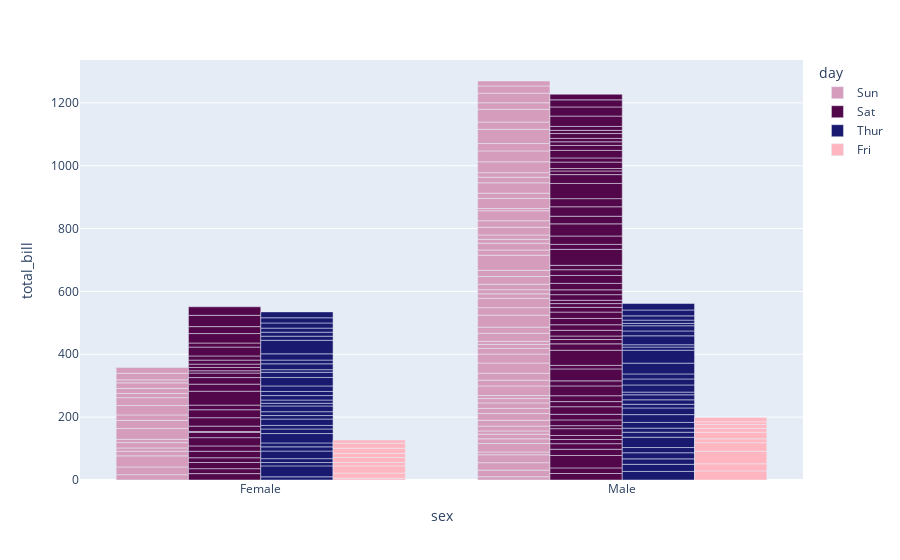

Notebook code cell kept with this figure:
### Code cell
fig = px.bar(tips, x="sex", y="total_bill", color="day", 
                barmode="group",color_discrete_sequence =['#d69cbc','#51074a', '#191970','#ffb6c1'])
fig.show()

### Figure 1 — Plotly figure (JSON) as saved in the notebook; plotly's stock layout.template omitted (floating-point values rounded to 4 significant figures)
{"data": [{"alignmentgroup": "True", "hovertemplate": "day=Sun<br>sex=%{x}<br>total_bill=%{y}<extra></extra>", "legendgroup": "Sun", "marker": {"color": "#d69cbc", "pattern": {"shape": ""}}, "name": "Sun", "offsetgroup": "Sun", "orientation": "v", "showlegend": true, "textposition": "auto", "type": "bar", "x": ["Female", "Male", "Male", "Male", "Female", "Male", "Male", "Male", "Male", "Male", "Male", "Female", "Male", "Male", "Female", "Male", "Female", "Male", "Female", "Male", "Male", "Male", "Male", "Male", "Male", "Male", "Male", "Male", "Male", "Female", "Female", "Male", "Male", "Male", "Male", "Male", "Female", "Female", "Male", "Male", "Male", "Male", "Male", "Male", "Female", "Male", "Female", "Female", "Male", "Male", "Male", "Female", "Male", "Female", "Male", "Male", "Male", "Male", "Male", "Male", "Male", "Male", "Male", "Female", "Male", "Male", "Male", "Male", "Male", "Male", "Male", "Female", "Male", "Female", "Male", "Male"], "xaxis": "x", "y": [16.99, 10.34, 21.01, 23.68, 24.59, 25.29, 8.77, 26.88, 15.04, 14.78, 10.27, 35.26, 15.42, 18.43, 14.83, 21.58, 10.33, 16.29, 16.97, 17.46, 13.94, 9.68, 30.4, 18.29, 22.23, 32.4, 28.55, 18.04, 12.54, 10.29, 34.81, 9.94, 25.56, 19.49, 38.07, 23.95, 25.71, 17.31, 29.93, 14.07, 13.13, 17.26, 24.55, 19.77, 29.85, 48.17, 25, 13.39, 16.49, 21.5, 12.66, 16.21, 13.81, 17.51, 24.52, 20.76, 31.71, 7.25, 31.85, 16.82, 32.9, 17.89, 14.48, 9.6, 34.63, 34.65, 23.33, 45.35, 23.17, 40.55, 20.69, 20.9, 30.46, 18.15, 23.1, 15.69], "yaxis": "y"}, {"alignmentgroup": "True", "hovertemplate": "day=Sat<br>sex=%{x}<br>total_bill=%{y}<extra></extra>", "legendgroup": "Sat", "marker": {"color": "#51074a", "pattern": {"shape": ""}}, "name": "Sat", "offsetgroup": "Sat", "orientation": "v", "showlegend": true, "textposition": "auto", "type": "bar", "x": ["Male", "Male", "Female", "Female", "Male", "Male", "Male", "Male", "Male", "Male", "Female", "Male", "Male", "Female", "Female", "Male", "Male", "Male", "Female", "Male", "Male", "Male", "Male", "Female", "Male", "Male", "Male", "Male", "Male", "Male", "Male", "Male", "Female", "Female", "Male", "Male", "Male", "Female", "Female", "Female", "Female", "Male", "Male", "Female", "Female", "Female", "Male", "Male", "Male", "Male", "Female", "Male", "Female", "Female", "Female", "Male", "Male", "Male", "Male", "Male", "Female", "Male", "Male", "Male", "Female", "Female", "Female", "Male", "Male", "Male", "Female", "Male", "Male", "Female", "Male", "Male", "Male", "Male", "Male", "Male", "Male", "Male", "Female", "Male", "Female", "Male", "Male"], "xaxis": "x", "y": [20.65, 17.92, 20.29, 15.77, 39.42, 19.82, 17.81, 13.37, 12.69, 21.7, 19.65, 9.55, 18.35, 15.06, 20.69, 17.78, 24.06, 16.31, 16.93, 18.69, 31.27, 16.04, 38.01, 26.41, 11.24, 48.27, 20.29, 13.81, 11.02, 18.29, 17.59, 20.08, 16.45, 3.07, 20.23, 15.01, 12.02, 17.07, 26.86, 25.28, 14.73, 10.51, 17.92, 44.3, 22.42, 20.92, 15.36, 20.49, 25.21, 18.24, 14.31, 14, 7.25, 10.59, 10.63, 50.81, 15.81, 26.59, 38.73, 24.27, 12.76, 30.06, 25.89, 48.33, 13.27, 28.17, 12.9, 28.15, 11.59, 7.74, 30.14, 20.45, 13.28, 22.12, 24.01, 15.69, 11.61, 10.77, 15.53, 10.07, 12.6, 32.83, 35.83, 29.03, 27.18, 22.67, 17.82], "yaxis": "y"}, {"alignmentgroup": "True", "hovertemplate": "day=Thur<br>sex=%{x}<br>total_bill=%{y}<extra></extra>", "legendgroup": "Thur", "marker": {"color": "#191970", "pattern": {"shape": ""}}, "name": "Thur", "offsetgroup": "Thur", "orientation": "v", "showlegend": true, "textposition": "auto", "type": "bar", "x": ["Male", "Male", "Male", "Male", "Male", "Female", "Male", "Male", "Female", "Male", "Male", "Male", "Male", "Female", "Female", "Female", "Male", "Female", "Male", "Male", "Female", "Female", "Male", "Female", "Female", "Male", "Male", "Female", "Female", "Female", "Female", "Female", "Female", "Female", "Male", "Female", "Female", "Male", "Male", "Female", "Female", "Female", "Female", "Female", "Male", "Male", "Female", "Male", "Male", "Male", "Male", "Male", "Female", "Female", "Male", "Male", "Female", "Female", "Female", "Male", "Female", "Female"], "xaxis": "x", "y": [27.2, 22.76, 17.29, 19.44, 16.66, 10.07, 32.68, 15.98, 34.83, 13.03, 18.28, 24.71, 21.16, 10.65, 12.43, 24.08, 11.69, 13.42, 14.26, 15.95, 12.48, 29.8, 8.52, 14.52, 11.38, 22.82, 19.08, 20.27, 11.17, 12.26, 18.26, 8.51, 10.33, 14.15, 16, 13.16, 17.47, 34.3, 41.19, 27.05, 16.43, 8.35, 18.64, 11.87, 9.78, 7.51, 19.81, 28.44, 15.48, 16.58, 7.56, 10.34, 43.11, 13, 13.51, 18.71, 12.74, 13, 16.4, 20.53, 16.47, 18.78], "yaxis": "y"}, {"alignmentgroup": "True", "hovertemplate": "day=Fri<br>sex=%{x}<br>total_bill=%{y}<extra></extra>", "legendgroup": "Fri", "marker": {"color": "#ffb6c1", "pattern": {"shape": ""}}, "name": "Fri", "offsetgroup": "Fri", "orientation": "v", "showlegend": true, "textposition": "auto", "type": "bar", "x": ["Male", "Male", "Female", "Female", "Female", "Male", "Male", "Male", "Male", "Male", "Female", "Female", "Male", "Female", "Male", "Female", "Male", "Female", "Female"], "xaxis": "x", "y": [28.97, 22.49, 5.75, 16.32, 22.75, 40.17, 27.28, 12.03, 21.01, 12.46, 11.35, 15.38, 12.16, 13.42, 8.58, 15.98, 13.42, 16.27, 10.09], "yaxis": "y"}], "layout": {"autosize": true, "barmode": "group", "legend": {"title": {"text": "day"}, "tracegroupgap": 0}, "margin": {"t": 60}, "xaxis": {"anchor": "y", "autorange": true, "domain": [0, 1], "range": [-0.5, 1.5], "title": {"text": "sex"}, "type": "category"}, "yaxis": {"anchor": "x", "autorange": true, "domain": [0, 1], "range": [0, 1336.0], "title": {"text": "total_bill"}, "type": "linear"}}}
